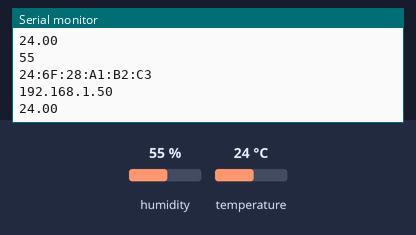
Simulated run of this sketch. Board: ESP8266 (NodeMCU). On the bench: the last lines printed to the serial monitor. The inputs (shaded band) are chosen by the test bench; at power-on: humidity 55 %, temperature 24 °C. WiFi joins after 1.5 s; servers stay silent unless stated.

Above: at 9.4 s.
9.5 s: humidity set to 22 %
At 10.6 s:
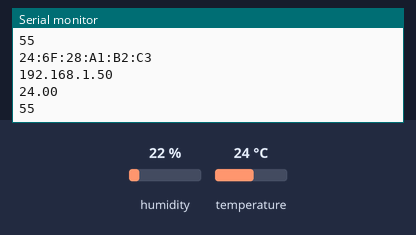
15.3 s: temperature set to 12 °C
At 17.8 s:
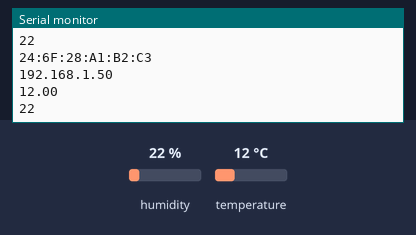
21.1 s: humidity set to 40 %
At 25.0 s:
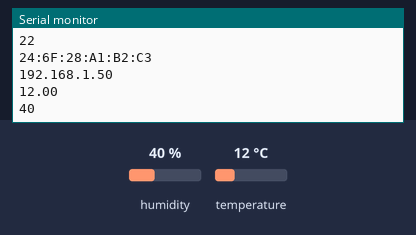
Timing chart, 0 to 26.5 s (numbered marks = the images above; inputs shaded):
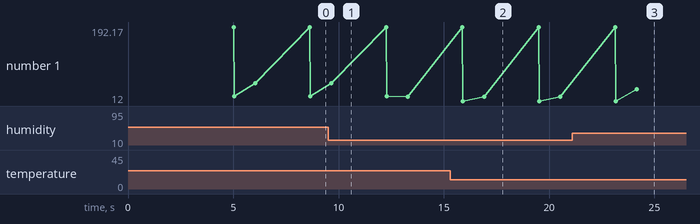

The sketch:

ThingSpeakWrite.ino
```cpp
#include <ESP8266WiFi.h>
#include <WiFiClient.h>

#include <ThingSpeak.h>


#include <dht.h>
dht DHT;

const char* ssid = ""; //Your Network SSID
const char* password = ""; //Your Network Password
#define dht_apin D3
//dht DHT;
float Temperature;
int Humidity;
WiFiClient client;

unsigned long myChannelNumber = 1678204; //Your Channel Number (Without Brackets)

const char * myWriteAPIKey = "D387ACW6UTNH61HN"; //Your Write API Key
void setup()

{
pinMode(dht_apin,INPUT);
//Blynk.begin(auth,ssid,password);
Serial.begin(9600);
delay(10);

// Connect to WiFi network

//WiFi.begin(ssid);

WiFi.mode(WIFI_STA);

ThingSpeak.begin(client);

//timing

}


void loop()

{


  if (WiFi.status() != WL_CONNECTED)
  {
    Serial.print("Connecting to ");
    Serial.print(ssid);
    Serial.println(" ....");
    while (WiFi.status() != WL_CONNECTED)
    {
      WiFi.begin(ssid,password);
      delay(5000);
    }
    Serial.println("connected to wi-fi");
  }
 Serial.println(WiFi.macAddress());
 Serial.println(WiFi.localIP());
   DHT.read11(dht_apin);

 Humidity=DHT.humidity;
 Temperature=DHT.temperature;


Serial.println(Temperature); //Print on Serial Monitor

delay(1000);
Serial.println(Humidity); //Print on Serial Monitor
delay(1000);


ThingSpeak.writeField(myChannelNumber, 1,Temperature, myWriteAPIKey); //Update in ThingSpeak
delay(500);
ThingSpeak.writeField(myChannelNumber, 2,Humidity, myWriteAPIKey); //Update in ThingSpeak
delay(500);

 //Blynk.virtualWrite(V0, Temperature);
 // Blynk.virtualWrite(V1, Humidity);
  //Blynk.virtualWrite(V2, Temperature);
  //Blynk.virtualWrite(V3, Humidity);
   //Blynk.virtualWrite(V4,data);
//Blynk.virtualWrite(V5,"Pure Air");

  //Blynk.run();
  //newData=true;
}
```

Measured:
- after the input at 15.3 s, the serial monitor: prints a new line after 0.61 s (image 2)
- after the input at 21.1 s, the serial monitor: prints a new line after 3.1 s (image 3)
- plotted number 1: 24 → 22 after the input at 9.5 s, 22 → 40 after the input at 21.1 s
